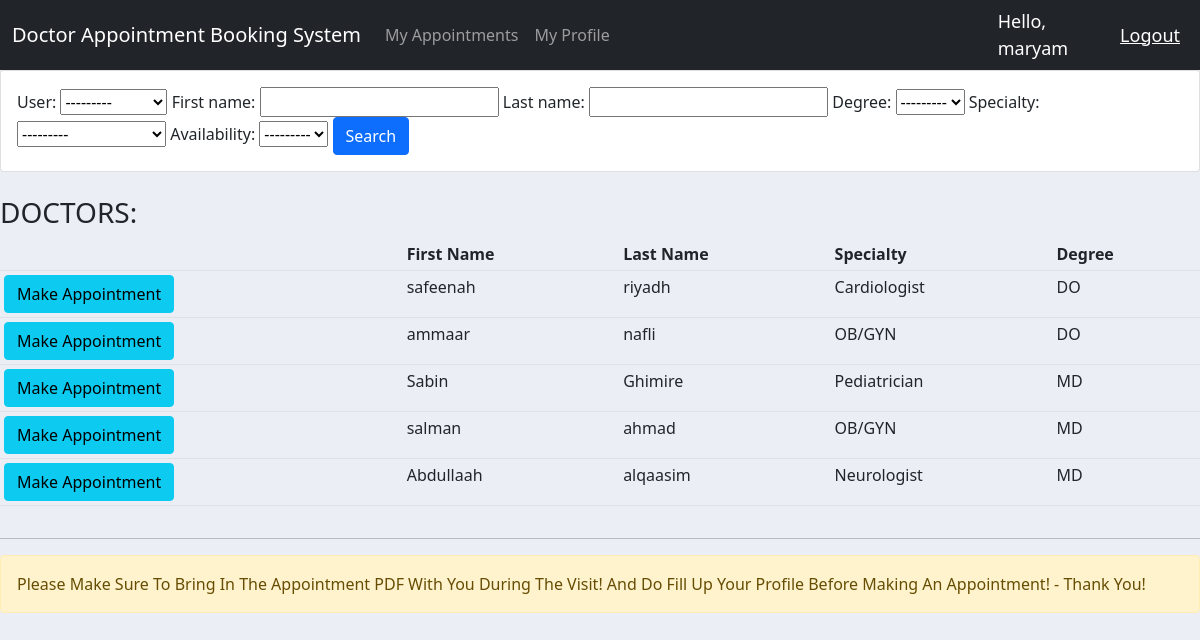
Page /user/ (signed in) on the committed database.
### core/models.py (models this page shows, shortened)
class Doctor(models.Model):
    DEGREE = (
        ('MD', 'MD'),
        ('DO', 'DO'),
    )
    SPECIALTY = (
        ('Pediatrician', 'Pediatrician'),
        ('Allergist', 'Allergists'),
        ('Dermatologist', 'Dermatologist'),
        ('Ophthalmologist', 'Ophthalmologist'),
        ('OB/GYN', 'OB/GYN'),
        ('Cardiologist', 'Cariologist'),
        ('Urologist', 'Urologist'),
        ('Neurologist', 'Neurologist'),
        ('Psychiatrist', 'Psychiatrist'),
    )
    AVAILABILITY = (
        ('Yes', 'Yes'),
        ('No', 'No'),
    )
    user = models.OneToOneField(User, null=True, on_delete=models.CASCADE)
    first_name = models.CharField(max_length=200)
    last_name = models.CharField(max_length=200)
    email = models.CharField(max_length=200)
    phone = models.CharField(max_length=10)
    address = models.CharField(max_length=1000)
    dob = models.DateField(null=True)
    degree = models.CharField(max_length=200, choices=DEGREE)
    specialty = models.CharField(max_length=200, choices = SPECIALTY)
    availability = models.CharField(max_length=200, choices=AVAILABILITY, null=True, blank=True)
    added_date = models.DateTimeField(auto_now_add=True)
    shift = models.ManyToManyField(Shift)

### core/decorators.py (the view)
        def wrapper_func(request, *args, **kwargs):
            group = None
            if request.user.groups.exists():
                group = request.user.groups.all()[0].name
            if group not in allowed_roles:
                return HttpResponse('<h1>You are not authorized to view this page</h1>')
            else:
                return view_func(request, *args, **kwargs)

### core/views.py (called while the page is built)
@login_required(login_url='login')
@allowed_users(allowed_roles=['patient'])
def userPageView(request):
    doctors = Doctor.objects.all()
    doctorFilter = DoctorsFilter(request.GET, queryset=doctors)
    doctors = doctorFilter.qs
    context = {
        'doctors': doctors,
        'doctorFilter': doctorFilter,
    }
    return render(request, 'core/usersHome.html', context)

### core/templates/core/usersHome.html
{% extends 'core/main.html' %}
{% block content %}
<div class="row">
    <div class="col">
        <div class="card card-body">
            <form method="get">
                {{doctorFilter.form}}
                <button class="btn btn-primary" type="submit">Search</button>
            </form>
        </div>
    </div>
</div>
<br>
<div class="row">
    <div class="col">
        <h3>DOCTORS:</h3>
        <table class="table table-sm">
            <tr>
                <th></th>
                <th>First Name</th>
                <th>Last Name</th>
                <th>Specialty</th>
                <th>Degree</th>
            </tr>
            {% for doctor in doctors %}
                <tr>
                    <td><a href="{% url 'makeAppointment' doctor.id %}" class="btn btn-md btn-block btn-info">Make Appointment</a></td>
                    <td>{{ doctor.first_name }}</td>
                    <td>{{ doctor.last_name }}</td>
                    <td>{{ doctor.specialty }}</td>
                    <td>{{ doctor.degree }}</td>
                </tr>
            {% endfor %}
        </table>
    </div>
</div>
<hr>
<div class="alert alert-warning" role="alert">
    Please Make Sure To Bring In The Appointment PDF With You During The Visit! And Do Fill Up Your Profile Before Making An Appointment! - Thank You!
</div>
{% endblock content %}

### core/templates/core/navbar.html (shortened to what this page needs)
<nav class="navbar navbar-expand-lg navbar-dark bg-dark">
    <div class="container-fluid">
      <a class="navbar-brand" href="{% url 'admin' %}">Doctor Appointment Booking System</a>
      <div class="collapse navbar-collapse" id="navbarNav">
        <ul class="navbar-nav">
            {% if request.user.is_staff %}
                {% comment %} <li class="nav-item">
                    <a class="nav-link" href="#">Admins</a>
                </li> {% endcomment %}
                <li class="nav-item">
                    <a class="nav-link" href="{% url 'doctorsList' %}">Doctors</a>
                </li>
                <li class="nav-item">
                    <a class="nav-link" href="{% url 'patientsList' %}">Patients</a>
                </li>
            {% else %}
                <li class="nav-item">
                    <a class="nav-link" href="{% url 'myAppointments' %}">My Appointments</a>
                </li>
                <li class="nav-item">
                    <a class="nav-link" href="{% url 'account' %}">My Profile</a>
                </li>
            {% endif %}
        </ul>
      </div>
    </div>
    <span class="hello-msg">Hello, {{request.user}}</span>
    <span><a href="{% url 'logout' %}" class="hello-msg">Logout</a></span>
  </nav>

### core/templates/core/main.html (style rules this page uses)
body { background-color: #ebeff5; }

### core/templates/core/navbar.html (style rules this page uses)
.hello-msg { font-size: 18px; color: #fff; margin-right: 20px; }

### rows in the picture
Doctor: first_name "safeenah", last_name "riyadh", specialty "Cardiologist", degree "DO"
Doctor: first_name "ammaar", last_name "nafli", specialty "OB/GYN", degree "DO"
Doctor: first_name "Sabin", last_name "Ghimire", specialty "Pediatrician", degree "MD"
Doctor: first_name "salman", last_name "ahmad", specialty "OB/GYN", degree "MD"
Doctor: first_name "Abdullaah", last_name "alqaasim", specialty "Neurologist", degree "MD"

### other values in the picture
{{ request.user }} "maryam"
